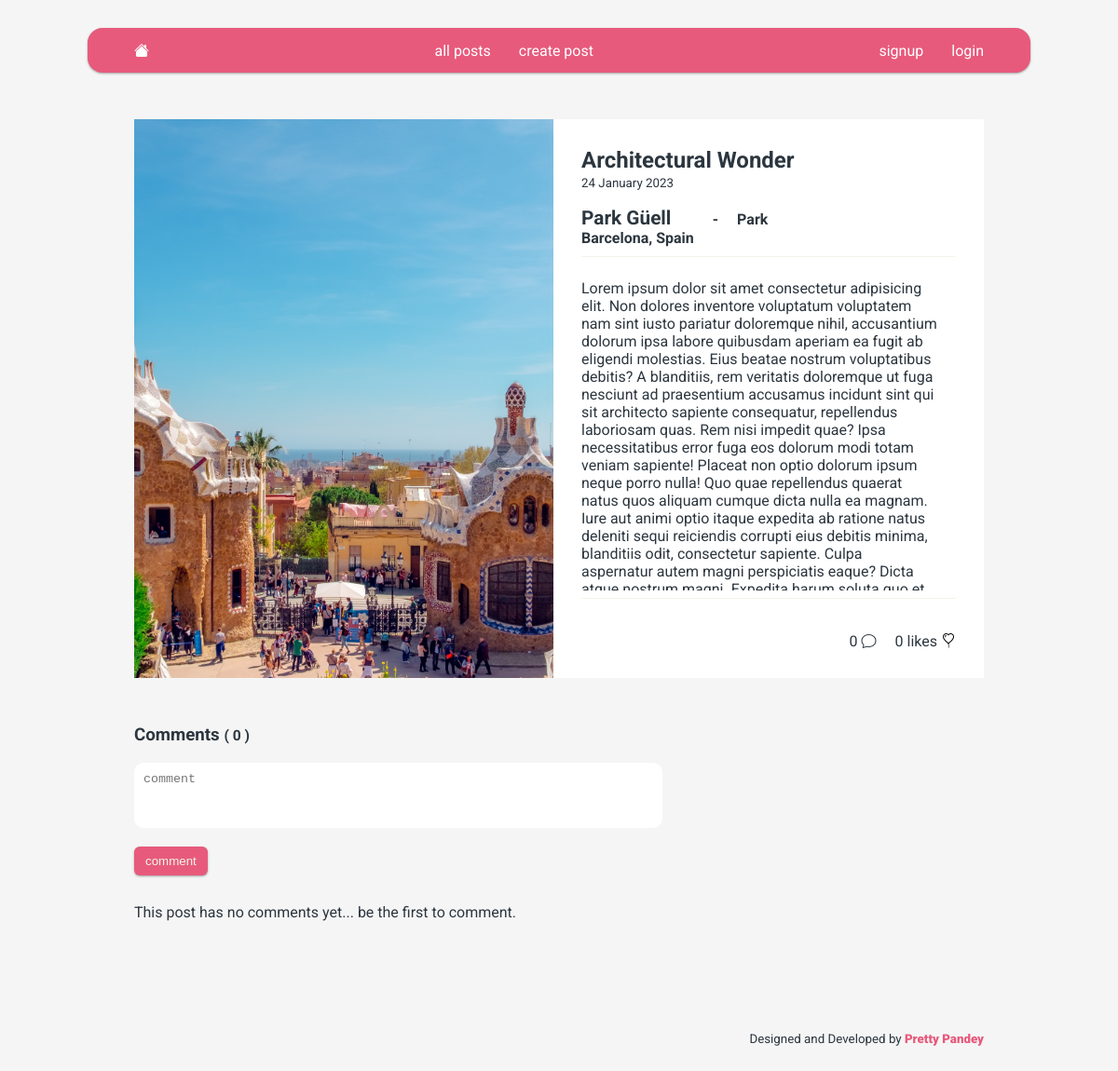
The app's page /social/22/ with its own data.
### social/models.py (models this page shows, shortened)
class Post(models.Model):
    user = models.ForeignKey(User, on_delete=models.CASCADE)
    created = models.DateTimeField(default=timezone.now)
    published = models.DateTimeField(blank=True, null=True)
    title = models.CharField(max_length=250)
    destination = models.CharField(max_length=50)
    dest_type = models.CharField(max_length=50)
    location = models.CharField(max_length=250)
    image = models.ImageField(upload_to='uploads/', height_field=None, width_field=None)
    content = models.TextField()
    likes = models.ManyToManyField(User, blank=True, related_name="collected_likes")

### social/views.py (the view, shortened to what this page needs)
# urls.py: path('<int:post_id>/', views.detail, name='detail'),
def detail(request, post_id):
    post = get_object_or_404(Post, pk=post_id)
    form = CommentForm()
    context = {
        'post': post,
        'form': form,
    }
    return render(request, 'social/detail.html', context)

### social/forms.py
class CommentForm(forms.ModelForm):
    text = forms.Textarea()
    class Meta:
        model = Comment
        fields = (
            'text',
        )
        widgets = {'text': forms.Textarea(attrs={'placeholder': 'comment', 'help_text': ''})}
        labels = {'text' : ''}

### social/templates/social/detail.html (shortened to what this page needs)
{% extends 'base.html' %}
{% load static %}
{% block content %}
<div class="detail-container">
    <div class="post-image">
        <img src="{{post.image.url}}" alt="{{ post.location }}">
    </div>
    <div class="post-text">
        <div>
            <h1>{{ post.title }}</h1>
            <small>{{ post.created|date:"d F Y" }}</small>
        </div>
        <div class="post-description">
            <div>
                <h2>{{ post.destination }}</h2>
                <h3>{{ post.location }}</h3>
            </div>
            <h4>-</h4>
            <div>
                <h4>{{ post.dest_type }}</h4>
            </div>
        </div>
        <hr>
        <div class="post-content">
            <p>{{ post.content }}</p>
        </div>
        <hr>
        <div class="analytics">
            <div>{{post.Comments.count}}&nbsp;<i class="bi bi-chat"></i></div>
            {% include 'social/likes.html' %}
        </div>
    </div>
</div>
{% include 'social/comment.html' %}
{% endblock%}

### social/templates/social/likes.html
<div id="likesarea">
    <span>
        {{post.likes.count}}
        {% if post.likes.count == 1 %}
            like
        {% else %}
            likes
        {% endif %}
    </span>
    <span>
        <button hx-post="{% url 'social:like_post' post.id %}"
        id="like-button" hx-target="#likesarea" hx-swap="outerHTML">
        {% if request.user in post.likes.all %}
        <i class="bi bi-balloon-heart-fill"></i>
        {% else %}
        <i class="bi bi-balloon-heart"></i>
        {% endif %}
        </button>
    </span>
</div>

### social/templates/social/comment.html (shortened to what this page needs)
<div class="comment-section">
    <h3>Comments <small>( {{post.Comments.count}} )</small></h3>
    <form action="{% url 'social:detail' post.id %}" method="POST">
        {{form.as_p}}
        <button type="submit" value="Submit">comment</button>
    </form>
    <div class="comment-text">
        {% if not post.Comments.all %}
        <p>This post has no comments yet... be the first to comment.</p>
        {% else %}
            {% for comment in post.Comments.all %}
                <p><strong>{{ comment.user.username }}</strong> <small>{{ comment.created }}</small></p>
                <blockquote>{{ comment.text }}</blockquote>
            {% endfor %}
        {% endif %}
    </div>
</div>

### static/css/main.css (style rules this page uses)
:root { --gunmetal: #2C363F; --blush: #E75A7C; --ivory: #F2F5EA; --timber-wolf: #D6DBD2; --shadow-1: rgba(0, 0, 0, 0.25) 0px 14px 28px, rgba(0, 0, 0, 0.22) 0px 10px 10px; --shadow-2: rgba(0, 0, 0, 0.16) 0px 3px 6px, rgba(0, 0, 0, 0.23) 0px 3px 6px; --shadow-3: rgba(0, 0, 0, 0.12) 0px 1px 3px, rgba(0, 0, 0, 0.24) 0px 1px 2px; --shadow-4: rgba(50, 50, 93, 0.25) 0px 6px 12px -2px, rgba(0, 0, 0, 0.3) 0px 3px 7px -3px; --shadow-5: rgba(0, 0, 0, 0.24) 0px 3px 8px; --shadow-6: rgba(0, 0, 0, 0.35) 0px 5px 15px; }
html { background-color: whitesmoke; margin:0; }

### records on screen
Post: image (picture), title "Architectural Wonder", created "24 January 2023", destination "Park Güell", location "Barcelona, Spain", dest_type "Park", content "Lorem ipsum dolor sit amet consectetur adipisicing elit. Non dolores inventore voluptatum voluptatem nam sint iusto pariatur doloremque nihil, accusantium dolorum ipsa labore quibusdam aperiam ea fugit ab eligendi molestias. Eius beatae nostrum voluptatibus debitis? A blanditiis, rem veritatis doloremque ut fuga nesciunt ad praesentium accusamus incidunt sint qui sit architecto sapiente consequatur, repellendus laboriosam quas. Rem nisi impedit quae? Ipsa necessitatibus error fuga eos dolorum modi totam veniam sapiente! Placeat non optio dolorum ipsum neque porro nulla! Quo quae repellendus quaerat natus quos aliquam cumque dicta nulla ea magnam. Iure aut animi optio itaque expedita ab…", Comments.count "0", likes.count "0"
